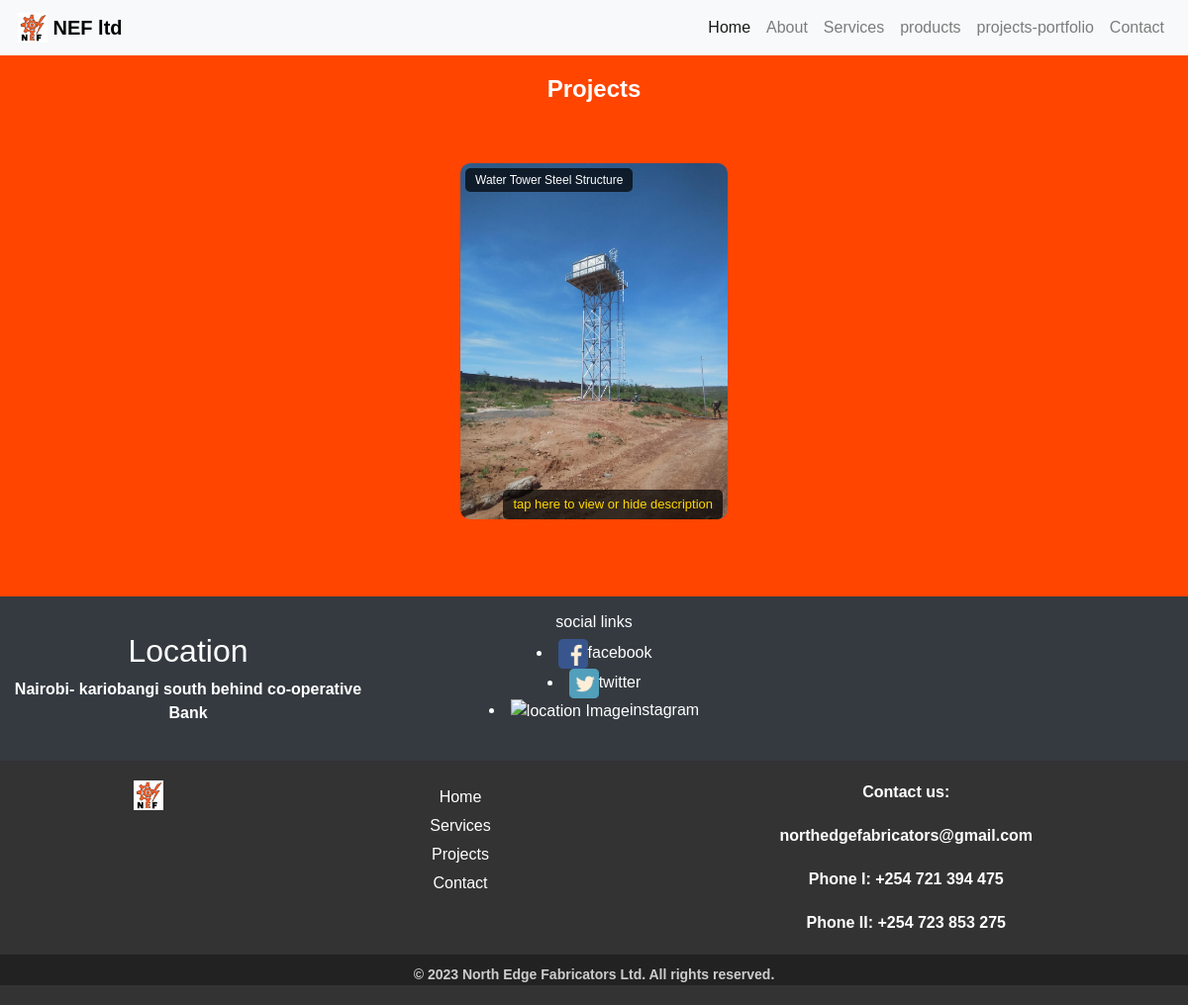
Page /projects/ on the earlier database version.
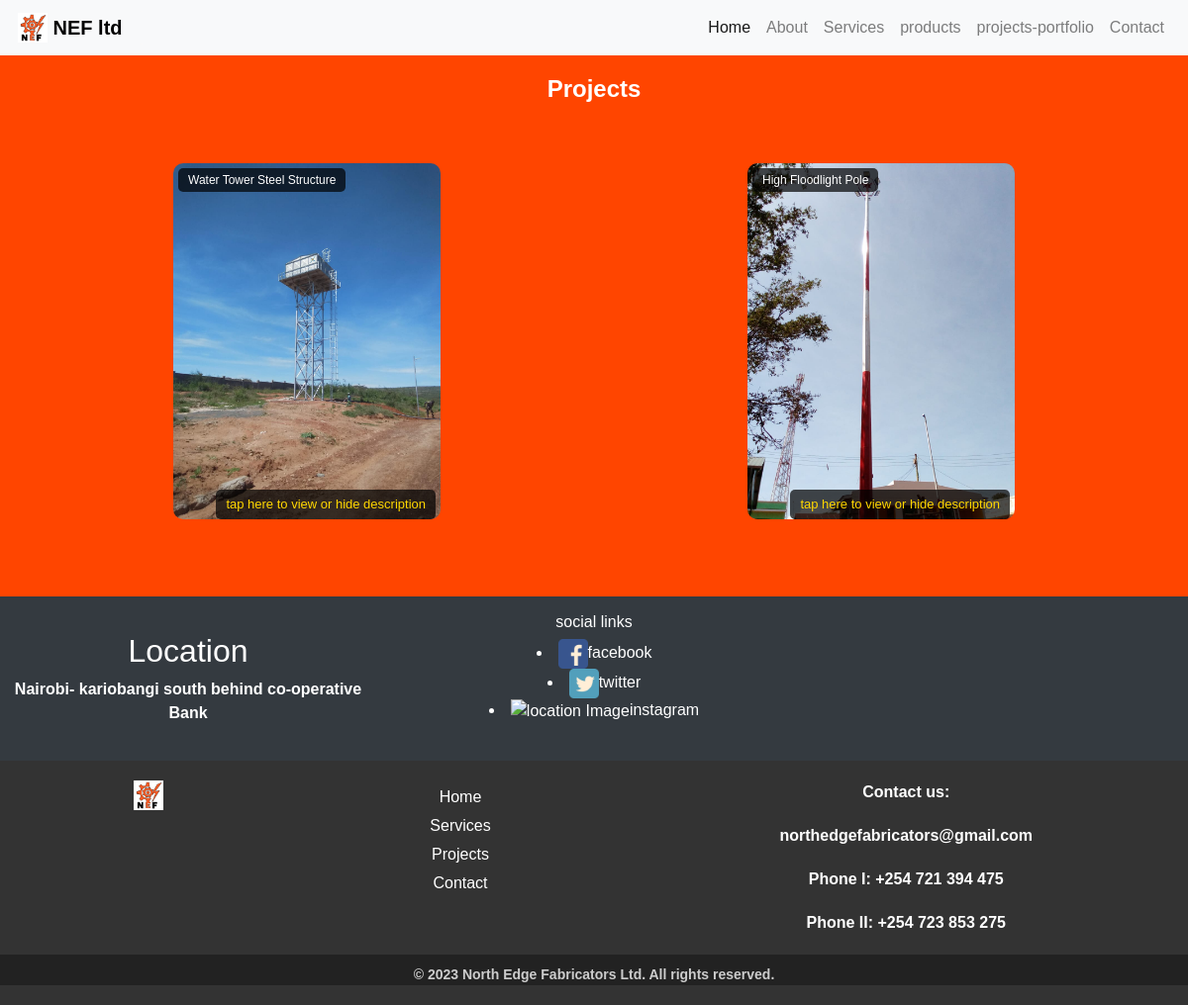
Same page on the later database version.
### homeapp/models.py (models this page shows, shortened)
class Project(models.Model):
    name = models.CharField(max_length=100)
    description = models.TextField()
    project_image = models.ImageField(upload_to='project_images/', default='default_image.jpg')
    is_ongoing = models.BooleanField(default=True)

### homeapp/views.py (the view)
# urls.py: path("projects/", views.projects_view, name='projects'),
def projects_view(request):
    projects = Project.objects.all()
    context = {'projects': projects}
    return render(request, 'homeapp/projects.html', context)

### homeapp/templates/homeapp/projects.html (shortened to what this page needs)
{% extends 'homeapp/base.html' %}
{% load static %}
{% block content %}
<header>
      <h1><b>Projects</b></h1>
</header>
<section class="projects-container">
      {% for project in projects %}
            <div class="project">
            <img src="{{project.project_image.url}}" alt="Project 1" class="project-image">
            <h2 class="project-title">{{project.name}}</h2>
                  <div class="project-description-caller">tap here to view or hide description</div>
            </div>
      {% endfor %}
  </section>
{% endblock %}

Differences in the rows shown:
added Project: project_image (picture), name "High Floodlight Pole"
